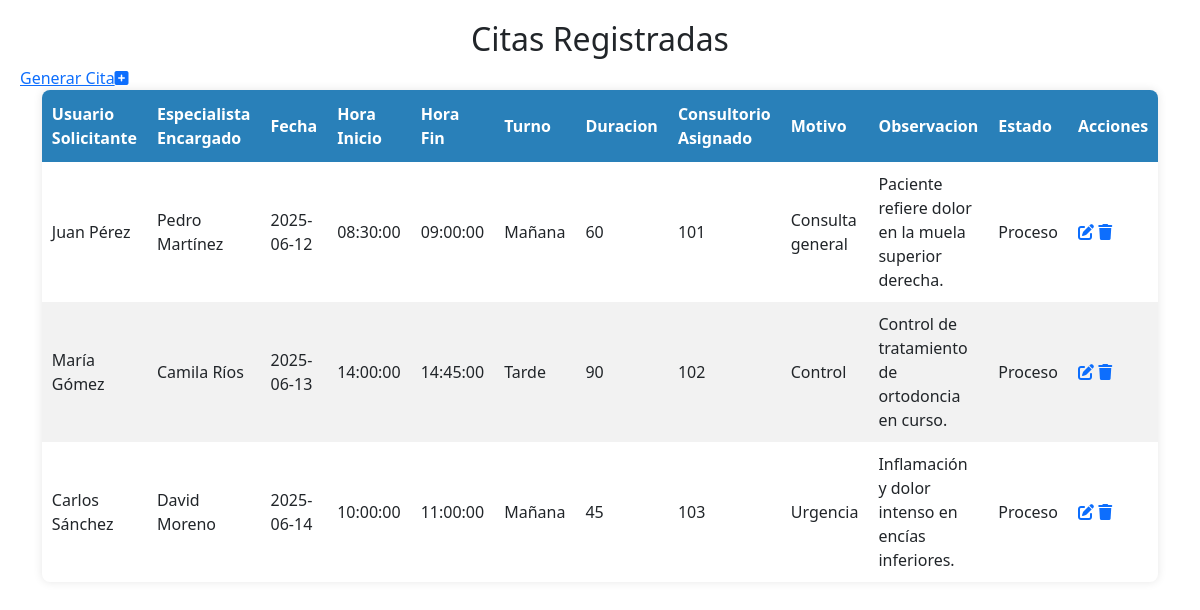
Page /views/cita/citaIndex.php on the committed database.
### tables this page shows
CREATE TABLE IF NOT EXISTS tbl_citas (
    id_cita INT AUTO_INCREMENT PRIMARY KEY,
    cita_paciente INT(11) NOT NULL,
    cita_especialista INT NOT NULL,
    cita_fecha DATE NOT NULL,
    cita_hora_inicio TIME NOT NULL,
    cita_hora_fin TIME NOT NULL,
    cita_turno ENUM('Mañana', 'Tarde') NOT NULL,
    cita_duracion INT NOT NULL,
    cita_consultorio INT NOT NULL,
    cita_motivo ENUM('Consulta general','Control','Urgencia','Seguimiento','Examen','Otro') DEFAULT 'Consulta general',
    cita_observacion TEXT NOT NULL,
    cita_estado ENUM('Cumplida','Incumplida','Proceso','Cancelada') DEFAULT 'Proceso',
    FOREIGN KEY (cita_paciente) REFERENCES tbl_pacientes(id_paciente),
    FOREIGN KEY (cita_especialista) REFERENCES tbl_especialistas(id_especialista),
    FOREIGN KEY (cita_consultorio) REFERENCES tbl_consultorios(id_consultorio)
);

CREATE TABLE IF NOT EXISTS tbl_usuarios (
    id_usuario INT AUTO_INCREMENT PRIMARY KEY,
    usua_nombre VARCHAR(100) NOT NULL,
    usua_documento INT(11) NOT NULL UNIQUE,
    usua_tipo_documento ENUM(
    'Cédula de ciudadanía',
    'Tarjeta de identidad',
    'Cédula de extranjería',
    'Permiso especial de permanencia',
    'Pasaporte',
    'Número de identificación tributaria',
    'Otro'
    ),
    usua_correo_electronico VARCHAR(255) NOT NULL UNIQUE,
    usua_direccion VARCHAR(100) NOT NULL,
    usua_num_contacto VARCHAR(15) NOT NULL,
    usua_num_secundario VARCHAR(15),
    usua_fecha_nacimiento DATE NOT NULL,
    usua_sexo ENUM('Masculino','Femenino'),
    usua_rh ENUM('O+','O-','A+','A-','B+','B-','AB+','AB-'),
    usua_eps VARCHAR(100) NOT NULL,
    usua_password VARCHAR(255) NOT NULL UNIQUE,
    usua_tipo ENUM('Paciente','Empleado','Especialista','Administrador') DEFAULT 'Paciente',
    usua_estado ENUM('Activo','Inactivo') NOT NULL DEFAULT 'Activo'
);

CREATE TABLE IF NOT EXISTS tbl_consultorios (
    id_consultorio INT AUTO_INCREMENT PRIMARY KEY,
    cons_numero VARCHAR(10) NOT NULL UNIQUE,
    cons_estado ENUM('Disponible','No Disponible') DEFAULT 'Disponible'
);

### views/cita/citaIndex.php (the view, shortened to what this page needs)
<?php
$pdo = conectarBD();
$sql = "SELECT
    c.*,
    up.usua_nombre AS cita_paciente,
    ue.usua_nombre AS cita_especialista,
    co.cons_numero AS cita_consultorio
FROM tbl_citas AS c
INNER JOIN tbl_pacientes AS p ON c.cita_paciente = p.id_paciente
INNER JOIN tbl_usuarios AS up ON p.paci_usuario = up.id_usuario
INNER JOIN tbl_especialistas AS e ON c.cita_especialista = e.id_especialista
INNER JOIN tbl_usuarios AS ue ON e.espe_usuario = ue.id_usuario
INNER JOIN tbl_consultorios AS co ON c.cita_consultorio = co.id_consultorio
ORDER BY
    CASE c.cita_estado
        WHEN 'cumplida' THEN 1
        ELSE 2
    END";
$stmt = $pdo->query($sql);
$citas = $stmt->fetchAll();
?>
<!DOCTYPE html>
<html lang="en">
<head>
    <link rel="stylesheet" href="https://cdnjs.cloudflare.com/ajax/libs/font-awesome/6.7.2/css/all.min.css" />
    <link rel="stylesheet" href="../../assets/css/admin/usuario.css">
    <link href="https://cdn.datatables.net/2.3.1/css/dataTables.bootstrap5.min.css" rel="stylesheet">
    <link href="https://cdn.datatables.net/buttons/3.2.3/css/buttons.bootstrap5.min.css" rel="stylesheet">
    <link href="https://cdn.jsdelivr.net/npm/bootstrap@5.3.6/dist/css/bootstrap.min.css" rel="stylesheet">
    <link rel="stylesheet" href="https://cdnjs.cloudflare.com/ajax/libs/font-awesome/6.7.2/css/all.min.css" />
</head>
<body>
    <h2>Citas Registradas</h2>
    <a href="/proyecto_sab/controllers/CitaController.php?accion=view_store">Generar Cita<i class="fa-solid fa-square-plus"></i></a>
    <table id="example" class="display">
        <thead>
            <th>Usuario Solicitante</th>
            <th>Especialista Encargado</th>
            <th>Fecha</th>
            <th>Hora Inicio</th>
            <th>Hora Fin</th>
            <th>Turno</th>
            <th>Duracion</th>
            <th>Consultorio Asignado</th>
            <th>Motivo</th>
            <th>Observacion</th>
            <th>Estado</th>
            <th>Acciones</th>
        </thead>
        <tbody>
            <?php foreach ($citas as $cita): ?>
                <tr>
                    <td><?= htmlspecialchars($cita['cita_paciente']) ?></td>
                    <td><?= htmlspecialchars($cita['cita_especialista']) ?></td>
                    <td><?= htmlspecialchars($cita['cita_fecha']) ?></td>
                    <td><?= htmlspecialchars($cita['cita_hora_inicio']) ?></td>
                    <td><?= htmlspecialchars($cita['cita_hora_fin']) ?></td>
                    <td><?= htmlspecialchars($cita['cita_turno']) ?></td>
                    <td><?= htmlspecialchars($cita['cita_duracion']) ?></td>
                    <td><?= htmlspecialchars($cita['cita_consultorio']) ?></td>
                    <td><?= htmlspecialchars($cita['cita_motivo']) ?></td>
                    <td><?= htmlspecialchars($cita['cita_observacion']) ?></td>
                    <td><?= htmlspecialchars($cita['cita_estado']) ?></td>
                    <td>
                        <a href="/proyecto_sab/controllers/CitaController.php?accion=view_update&id_cita=<?= $cita['id_cita'] ?>"><i class="fa-solid fa-pen-to-square"></i></a>
                        <a href="/proyecto_sab/controllers/CitaController.php?accion=delete&id_cita=<?= $cita['id_cita'] ?>"><i class="fa-solid fa-trash"></i></a>
                    </td>
                </tr>
            <?php endforeach; ?>
        </tbody>
    </table>
</body>
</html>

### Assets/css/admin/usuario.css (style rules this page uses)
body { font-family: Arial, sans-serif; background-color: #f7f9fc; margin: 0; padding: 20px; color: #333; }
h2 { text-align: center; margin-bottom: 30px; color: #2c3e50; }
table { width: 95%; margin: 0 auto; border-collapse: collapse; box-shadow: 0 0 10px rgba(0, 0, 0, 0.1); background-color: white; border-radius: 8px; overflow: hidden; }
th { background-color: #2980b9; color: white; padding: 12px 10px; text-align: left; font-weight: bold; position: sticky; top: 0; }
td { padding: 10px; border-bottom: 1px solid #ddd; border: 10px solid black; }
tr:nth-child(even) { background-color: #f2f2f2; }

### rows in the picture
tbl_citas: tbl_usuarios.usua_nombre "Juan Pérez", tbl_usuarios.usua_nombre "Pedro Martínez", cita_fecha "2025-06-12", cita_hora_inicio "08:30:00", cita_hora_fin "09:00:00", cita_turno "Mañana", cita_duracion "60", cita_consultorio.cons_numero "101", cita_motivo "Consulta general", cita_observacion "Paciente refiere dolor en la muela superior derecha.", cita_estado "Proceso"
tbl_citas: tbl_usuarios.usua_nombre "María Gómez", tbl_usuarios.usua_nombre "Camila Ríos", cita_fecha "2025-06-13", cita_hora_inicio "14:00:00", cita_hora_fin "14:45:00", cita_turno "Tarde", cita_duracion "90", cita_consultorio.cons_numero "102", cita_motivo "Control", cita_observacion "Control de tratamiento de ortodoncia en curso.", cita_estado "Proceso"
tbl_citas: tbl_usuarios.usua_nombre "Carlos Sánchez", tbl_usuarios.usua_nombre "David Moreno", cita_fecha "2025-06-14", cita_hora_inicio "10:00:00", cita_hora_fin "11:00:00", cita_turno "Mañana", cita_duracion "45", cita_consultorio.cons_numero "103", cita_motivo "Urgencia", cita_observacion "Inflamación y dolor intenso en encías inferiores.", cita_estado "Proceso"
